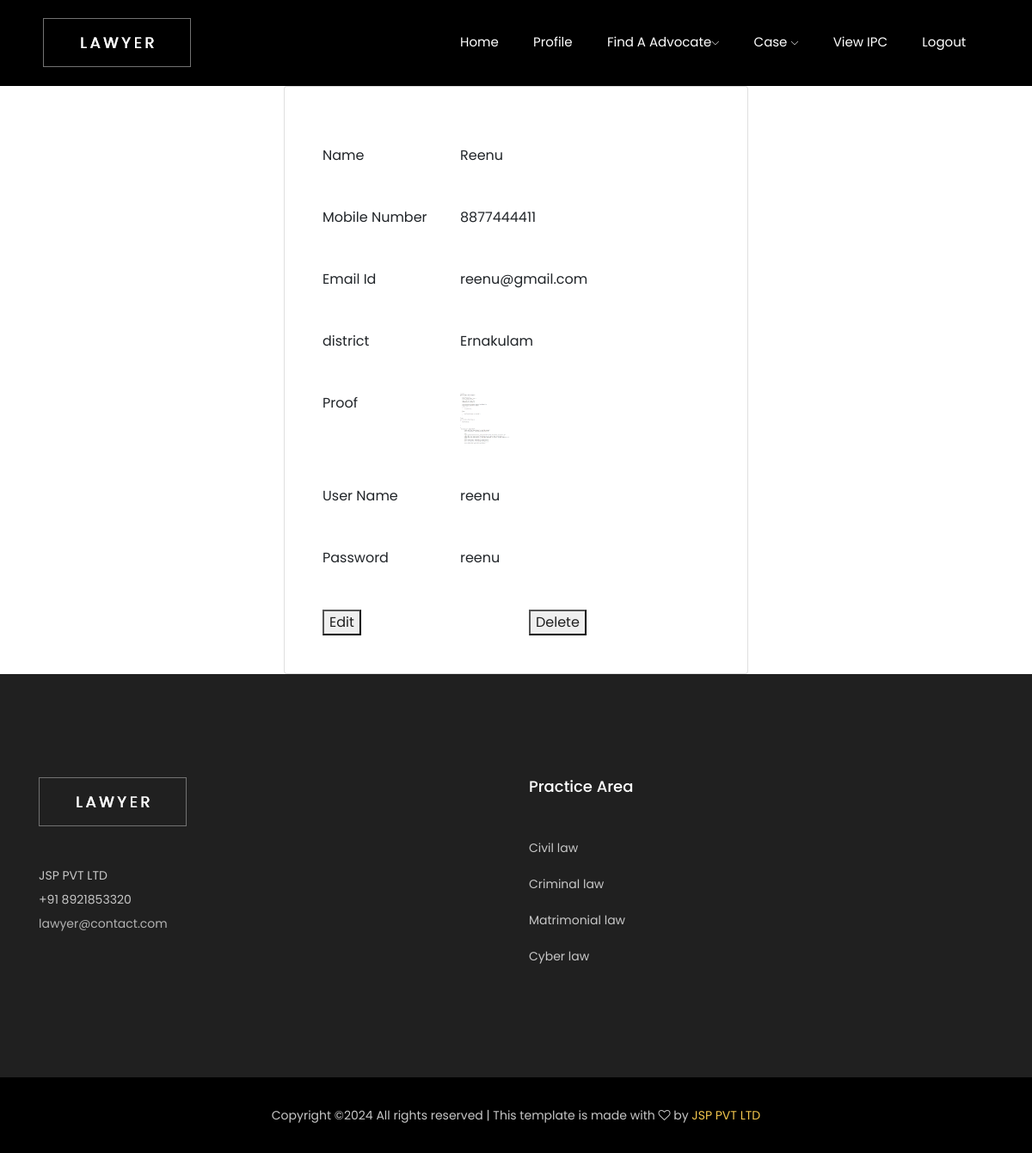
Screenshot of /userviewprofile (signed in) with the database file from the repository.
### User_app/models.py (models this page shows)
class Userdb(models.Model):
    usrname = models.CharField(max_length=20,default='')
    mobilenumber  = models.IntegerField()
    emailid = models.CharField(max_length=20,default='')
    district = models.CharField(max_length=20,default='')
    image = models.ImageField(upload_to='Image',default='null.jpg')
    username = models.CharField(max_length=20,default='')
    password = models.CharField(max_length=20,default='')
    status = models.IntegerField(default=0)

### User_app/views.py (the view)
# urls.py: path('userviewprofile',views.userviewprofile, name='userviewprofile'),
def userviewprofile(request):
    user_id = request.session.get('usrid')
    data = Userdb.objects.filter(id=user_id)
    return render(request,'userviewprofile.html',{'data':data})

### User_app/templates/userviewprofile.html
{% extends 'userdashboard.html' %}
{% block content %}
<main class="d-flex w-100">
    <div class="container d-flex flex-column">
        <div class="row vh-100">
            <div class="col-sm-10 col-md-8 col-lg-6 mx-auto d-table h-100">
                <div class="d-table-cell align-middle">
                    <div class="card">
                        <div class="card-body">
                            <div class="m-sm-4">
                                <table>
                                        {% for i in data %}
                                        <div class="row mt-5">
                                            <div class="col-md-4"> Name </div>
                                            <div class="col-md-6"> {{i.usrname}} </div>
                                        </div>
                                        <div class="row mt-5">
                                            <div class="col-md-4"> Mobile Number </div>
                                            <div class="col-md-6"> {{i.mobilenumber}} </div>
                                        </div>
                                        <div class="row mt-5">
                                            <div class="col-md-4"> Email Id </div>
                                            <div class="col-md-8"> {{i.emailid}} </div>
                                        </div>
                                        <div class="row mt-5">
                                            <div class="col-md-4"> district </div>
                                            <div class="col-md-6"> {{i.district}} </div>
                                        </div>
                                        <div class="row mt-5">
                                            <div class="col-md-4"> Proof </div>
                                            <div class="col-md-6"> <img src="{{i.image.url}}"
                                                    style="width: 60px; height: 60px;"> </div>
                                        </div>
                                        <div class="row mt-5">
                                            <div class="col-md-4"> User Name </div>
                                            <div class="col-md-6"> {{i.username}} </div>
                                        </div>
                                        <div class="row mt-5">
                                            <div class="col-md-4" , class="pt-5"> Password </div>
                                            <div class="col-md-6" , class="pt-5"> {{i.password}} </div>
                                        </div>
                                        <div class="row mt-5">
                                            <div class="col-md-6" , class="pt-5">  <a href="{% url 'usereditprofile' id=i.id %}"> <button name="button"
                                                value="OK" type="button">Edit</button>
                                        </a></div>
                                        <div class="col-md-6" , class="pt-5"> <a href="{% url 'userdelete' id=i.id %}"> <button name="button"
                                            value="OK" type="button">Delete</button>
                                    </a> </div>
                                        </div>
                                    {% endfor %}
                                </table>
                            </div>
                        </div>
                    </div>
                </div>
            </div>
        </div>
    </div>
</main>
{% endblock %}

### rows the page displays
Userdb: usrname "Reenu", mobilenumber "8877444411", emailid "reenu@gmail.com", district "Ernakulam", image (picture), username "reenu", password "reenu"
